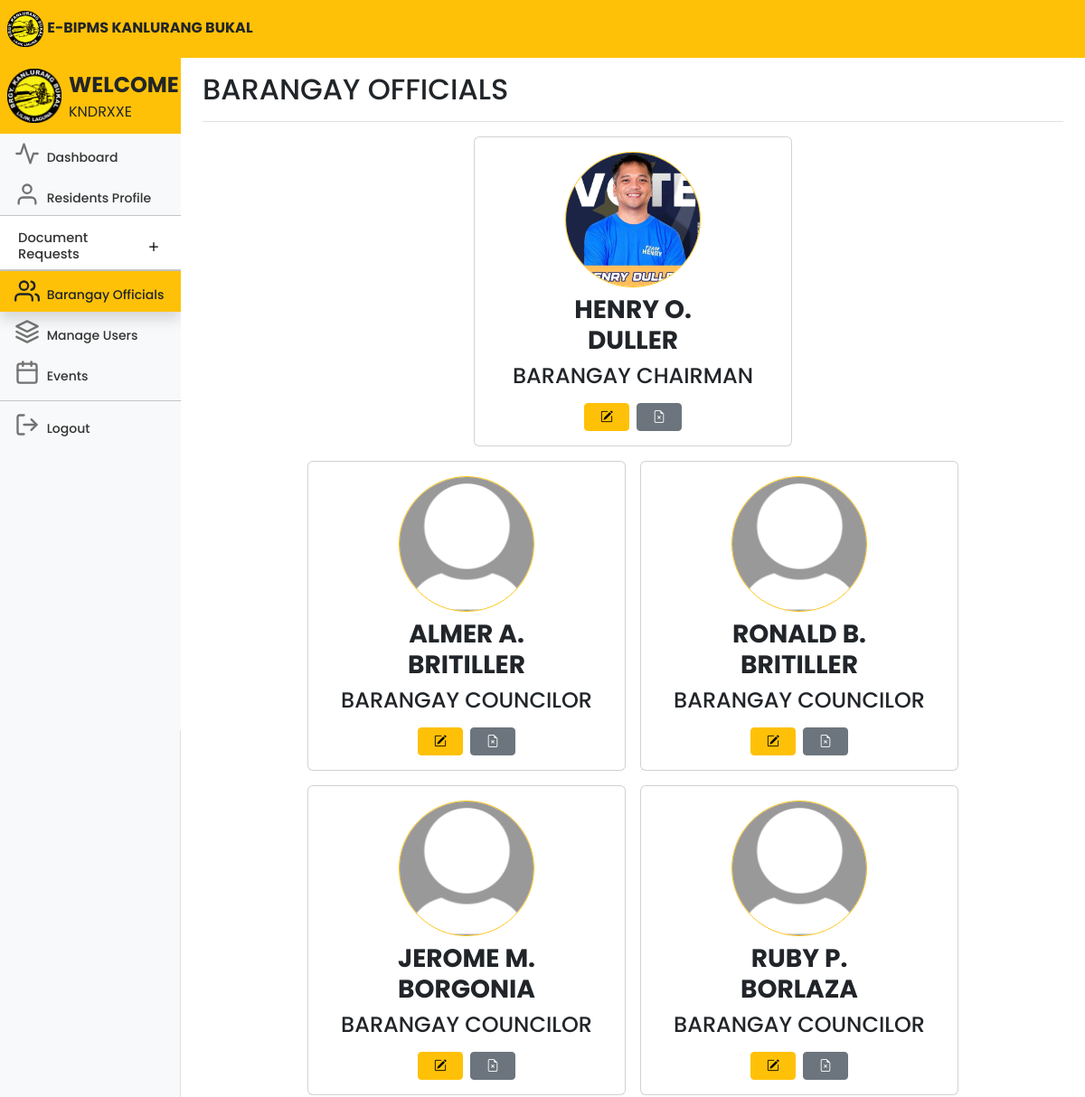
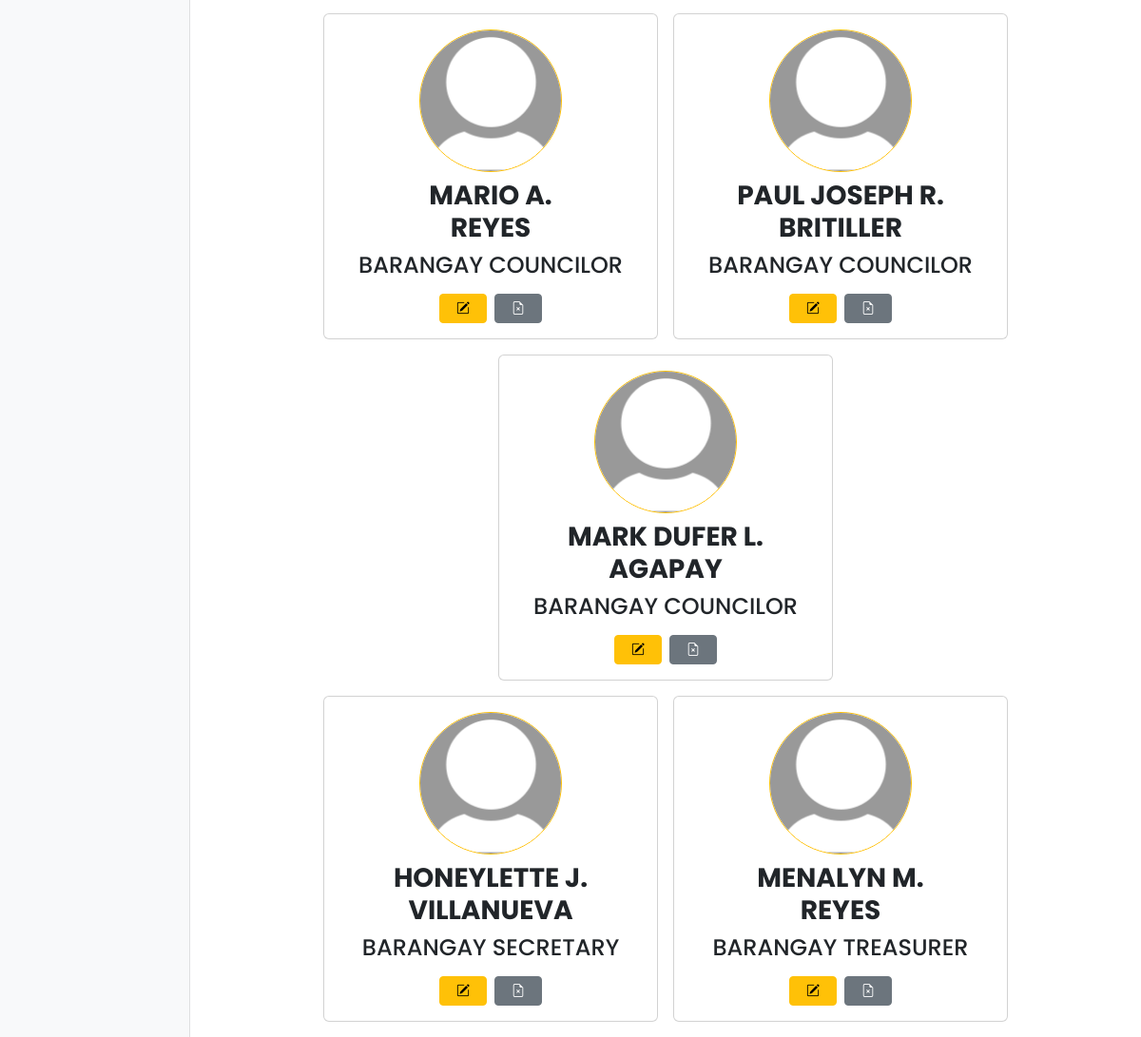
Screenshot of /adminofficials.php (signed in) with the database file from the repository (2 pictures, top to bottom).
### tables this page shows
CREATE TABLE `officials` (
  `id` int(11) NOT NULL,
  `firstName` varchar(255) NOT NULL,
  `middleName` varchar(255) DEFAULT NULL,
  `lastName` varchar(255) NOT NULL,
  `position` varchar(255) NOT NULL,
  `committee` varchar(100) NOT NULL,
  `termStartYear` int(11) NOT NULL,
  `termEndYear` int(11) NOT NULL,
  `type` enum('Barangay','SK') NOT NULL,
  `picture` varchar(255) NOT NULL
);

### adminofficials.php (the view, shortened to what this page needs)
<!DOCTYPE html>
<html lang="en">
<head>
	<link rel="stylesheet" href="https://cdn.jsdelivr.net/npm/bootstrap-icons@1.10.5/font/bootstrap-icons.css">
	<link href="css/bootstrap.min.css" rel="stylesheet">
	<link rel="stylesheet" href="css/style.css">
	<link href="dashboard.css" rel="stylesheet">
</head>
<body>
	<header class="navbar navbar-light sticky-top bg-warning flex-md-nowrap p-0 ">
		<a class="navbar-brand px-2 fs-6 text-dark">
			<img src="kanlurangbukal.png" width="40">
			<b>E-BIPMS KANLURANG BUKAL</b></a>
	</header>
	<div class="container-fluid">
		<div class="row">
			<nav id="sidebarMenu" class="col-md-3 col-lg-2 d-md-block bg-body-tertiary sidebar collapse">
				<div class="position-sticky pt-2 mt-2 sidebar-sticky bg-light">
					<ul class="nav flex-column">
						<a class="navbar-brand px-2 fs-6 bg-warning">
							<img class="float-start" src="kanlurangbukal.png" width="60">
							<span class="fs-4 px-2 text-dark"><b>WELCOME</b></span>
							<br>
							<span class="fs-6 px-2 text-dark" style="text-transform: uppercase;">
								<?php echo $_SESSION['user'] ?>
							</span>
						</a>
						<li class="nav-item fs-7">
							<a class="nav-link" aria-current="page" href="adminhome.php">
								<span data-feather="activity" class="align-text-bottom feather-48"></span>
								Dashboard
							</a>
						</li>
						<li class="nav-item fs-7">
							<a class="nav-link" href="adminresidents.php">
								<span data-feather="user" class="align-text-bottom feather-48"></span>
								Residents Profile
							</a>
						</li>
						<li class="nav-item fs-7">
							<div class="accordion accordion-flush" id="accordionFlushExample">
								<div class="accordion-item">
									<h2 class="accordion-header fs-7">
										<button class="accordion-button collapsed fs-7 pb-2 nav-link"
											style="font-size:11pt;" type="button" data-bs-toggle="collapse"
											data-bs-target="#flush-collapseOne" aria-expanded="false"
											aria-controls="flush-collapseOne">
											Document Requests
										</button>
									</h2>
									<hr class="mt-0 mb-0">
								</div>
						</li>
						<hr class="mt-0 mb-0">
						<li class="nav-item fs-7">
							<a class="nav-link text-dark bg-warning active shadow">
								<span data-feather="users" class="align-text-bottom feather-48"></span>
								Barangay Officials
							</a>
						</li>
						<li class="nav-item fs-7">
							<a class="nav-link" href="adminusers.php">
								<span data-feather="layers" class="align-text-bottom feather-48"></span>
								Manage Users
							</a>
						</li>
						<li class="nav-item fs-7">
							<a class="nav-link" href="adminevents.php">
								<span data-feather="calendar" class="align-text-bottom feather-48"></span>
								Events
							</a>
						</li>
						<hr class="mt-2 mb-1">
						<li class="nav-item fs-7">
							<a class="nav-link" href="adminlogout.php">
								<span data-feather="log-out" class="align-text-bottom feather-48"></span>
								Logout
							</a>
						</li>
					</ul>
				</div>
			</nav>
			<main class="col-md-9 ms-sm-auto col-lg-10 px-md-4">
				<div
					class="d-flex justify-content-between flex-wrap flex-md-nowrap align-items-center pt-3 pb-2 mb-3 border-bottom">
					<h1 class="h2">BARANGAY OFFICIALS</h1>
				</div>
				<div class="d-flex flex-wrap mb-3 row g-3 justify-content-center">
					<?php
					include 'conn.php';
					$query = "SELECT * FROM officials WHERE position='Barangay Chairman'";
					$query_run = mysqli_query($conn, $query);
					while ($items = mysqli_fetch_array($query_run)) {
						if ($items['picture']) {
							$picture = $items['picture'];
						} else {
							$picture = 'default-profile-pic.jpg';
						}
						echo '<div class="col-auto">';
						echo '<div class="card" style="width: 22rem;">';
						echo '<div class="card-body">';
						echo '<div class="col text-center">';
						if (!empty($picture)) {
							echo '<img class="rounded-circle border border-warning mb-2" src="' . $picture . '" alt="Profile Picture" width="150">';
						} else {
							echo '<img class="rounded-circle border border-warning mb-2" src="default-profile-pic.jpg" alt="Profile Picture" width="150">';
						}
						$id = $items['id'];
						echo '</div>';
						echo '<h3 class="text-center" style="text-transform: uppercase;">' . '<strong>' . $items['firstName'] . ' ' . $items['middleName'] . '<br>' . $items['lastName'] . '</strong>' . '</h3>';
						echo '<h4 class="text-center mt-0" style="text-transform: uppercase;">' . $items['position'] . '</h4>';
						echo '<div class="text-center mt-3">';
						echo '<button class="btn btn-warning btn-sm me-2 edit-btn" style="width: 50px;" data-id="' . $items['id'] . '" data-bs-toggle="modal" data-bs-target="#editModal"><i class="bi bi-pencil-square"></i></button>';
						echo '<a href="delete_official_picture.php?id=' . $id . '" class="btn btn-secondary btn-sm edit-btn" style="width: 50px;"><i class="bi bi-file-earmark-x"></i></a>';
						echo '</div>';
						echo '</div>';
						echo '</div>';
						echo '</div>';
					}
					?>
				</div>
				<div class="d-flex flex-wrap mb-3 row g-3 justify-content-center">
					<?php
					include 'conn.php';
					$query = "SELECT * FROM officials WHERE position='Barangay Councilor'";
					$query_run = mysqli_query($conn, $query);
					while ($items = mysqli_fetch_array($query_run)) {
						if ($items['picture']) {
							$picture = $items['picture'];
						} else {
							$picture = 'default-profile-pic.jpg';
						}
						echo '<div class="col-auto">';
						echo '<div class="card" style="width: 22rem;">';
						echo '<div class="card-body">';
						echo '<div class="col text-center">';
						if (!empty($picture)) {
							echo '<img class="rounded-circle border border-warning mb-2" src="' . $picture . '" alt="Profile Picture" width="150">';
						} else {
							echo '<img class="rounded-circle border border-warning mb-2" src="default-profile-pic.jpg" alt="Profile Picture" width="150">';
						}
						echo '</div>';
						$id = $items['id'];
						echo '<h3 class="text-center" style="text-transform: uppercase;">' . '<strong>' . $items['firstName'] . ' ' . $items['middleName'] . '<br>' . $items['lastName'] . '</strong>' . '</h3>';
						echo '<h4 class="text-center mt-0" style="text-transform: uppercase;">' . $items['position'] . '</h4>';
						echo '<div class="text-center mt-3">';
						echo '<button class="btn btn-warning btn-sm me-2 edit-btn" style="width: 50px;" data-id="' . $items['id'] . '" data-bs-toggle="modal" data-bs-target="#editModal"><i class="bi bi-pencil-square"></i></button>';
						echo '<a href="delete_official_picture.php?id=' . $id . '" class="btn btn-secondary btn-sm edit-btn" style="width: 50px;"><i class="bi bi-file-earmark-x"></i></a>';
						echo '</div>';
						echo '</div>';
						echo '</div>';
						echo '</div>';
					}
					?>
				</div>
				<div class="d-flex flex-wrap mb-3 row g-3 justify-content-center">
					<?php
					include 'conn.php';
					$query = "SELECT * FROM officials WHERE position='Barangay Treasurer' OR position='Barangay Secretary'";
					$query_run = mysqli_query($conn, $query);
					while ($items = mysqli_fetch_array($query_run)) {
						if ($items['picture']) {
							$picture = $items['picture'];
						} else {
							$picture = 'default-profile-pic.jpg';
						}
						echo '<div class="col-auto">';
						echo '<div class="card" style="width: 22rem;">';
						echo '<div class="card-body">';
						echo '<div class="col text-center">';
						if (!empty($picture)) {
							echo '<img class="rounded-circle border border-warning mb-2" src="' . $picture . '" alt="Profile Picture" width="150">';
						} else {
							echo '<img class="rounded-circle border border-warning mb-2" src="default-profile-pic.jpg" alt="Profile Picture" width="150">';
						}
						echo '</div>';
						$id = $items['id'];
						echo '<h3 class="text-center" style="text-transform: uppercase;">' . '<strong>' . $items['firstName'] . ' ' . $items['middleName'] . '<br>' . $items['lastName'] . '</strong>' . '</h3>';
						echo '<h4 class="text-center mt-0" style="text-transform: uppercase;">' . $items['position'] . '</h4>';
						echo '<div class="text-center mt-3">';
						echo '<button class="btn btn-warning btn-sm me-2 edit-btn" style="width: 50px;" data-id="' . $items['id'] . '" data-bs-toggle="modal" data-bs-target="#editModal"><i class="bi bi-pencil-square"></i></button>';
						echo '<a href="delete_official_picture.php?id=' . $id . '" class="btn btn-secondary btn-sm edit-btn" style="width: 50px;"><i class="bi bi-file-earmark-x"></i></a>';
						echo '</div>';
						echo '</div>';
						echo '</div>';
						echo '</div>';
					}
					?>
				</div>
			</main>
		</div>
	</div>
</body>
</html>

### css/style.css (style rules this page uses)
* { margin: 0; padding: 0; font-size: 10; font-family: 'Poppins', sans-serif; }

### dashboard.css (style rules this page uses)
body { font-size: .875rem; }
.feather { width: 16px; height: 16px; }
.sidebar { position: fixed; top: 0; bottom: 0; left: 0; z-index: 100; padding: 48px 0 0; box-shadow: inset -1px 0 0 rgba(0, 0, 0, .1); }
.sidebar-sticky { height: calc(100vh - 48px); overflow-x: hidden; overflow-y: auto; }
.sidebar .nav-link { font-weight: 500; color: #333; }
.sidebar .nav-link .feather { margin-right: 4px; color: #727272; }
.sidebar .nav-link.active { color: #2470dc; }
.sidebar .nav-link:hover .feather, .sidebar .nav-link.active .feather { color: inherit; }
.navbar-brand { padding-top: .75rem; padding-bottom: .75rem; }
.feather-48 { width: 28px; height: 28px; }

### adminofficials.php (style rules this page uses)
.accordion { --bs-accordion-active-bg: #ffc107; --bs-accordion-active-color: #212529; --bs-accordion-btn-focus-box-shadow: none; }
.accordion-button::after { transition: all 0.5s; }

### rows the page displays
officials: picture (picture), firstName "HENRY", middleName "O.", lastName "DULLER", position "BARANGAY CHAIRMAN"
officials: firstName "ALMER", middleName "A.", lastName "BRITILLER", position "BARANGAY COUNCILOR"
officials: firstName "RONALD", middleName "B.", lastName "BRITILLER", position "BARANGAY COUNCILOR"
officials: firstName "JEROME", middleName "M.", lastName "BORGONIA", position "BARANGAY COUNCILOR"
officials: firstName "RUBY", middleName "P.", lastName "BORLAZA", position "BARANGAY COUNCILOR", $items['id'] 5 (drawn), $id 5 (drawn)
officials: firstName "MARIO", middleName "A.", lastName "REYES", position "BARANGAY COUNCILOR"
officials: firstName "PAUL JOSEPH", middleName "R.", lastName "BRITILLER", position "BARANGAY COUNCILOR"
officials: firstName "MARK DUFER", middleName "L.", lastName "AGAPAY", position "BARANGAY COUNCILOR"
officials: firstName "HONEYLETTE", middleName "J.", lastName "VILLANUEVA", position "BARANGAY SECRETARY"
officials: firstName "MENALYN", middleName "M.", lastName "REYES", position "BARANGAY TREASURER"

### other values shown
$_SESSION['user'] "KNDRXXE"
